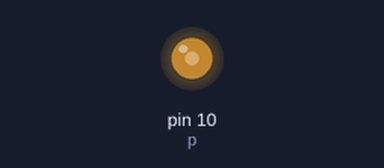
The sketch below on a simulated Arduino Uno, built with avr-gcc and run on an emulated ATmega328P. On the bench: output pins drawn as LEDs (lit = HIGH). Pins used as bus, display or sensor lines are not drawn.

Above: at 0.05 s.
Timing chart, 0 to 3.0 s (numbered marks = the images above):
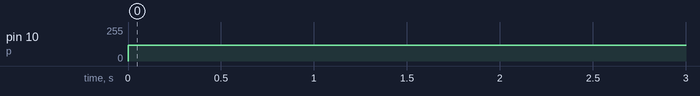

Measured:
- by itself, pin 10 (p): 0/255 → 120/255 at 0.00 s

The sketch:

motor_control.ino
```cpp
// C++ code
//Motorr Control
int p=10,n=11;

void setup()
{
  Serial.begin(9600);
  pinMode(p, OUTPUT);
  pinMode(n, OUTPUT);

}

void loop()
{

  analogWrite(p,120);//255 output maximum 5V

  analogWrite(n, 0);
  delay(1000);
  analogWrite(p,0);//(120/255)*5=2.3529V

  analogWrite(n,255);

}
```
